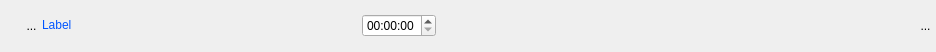
<?xml version="1.0" encoding="UTF-8"?>
<ui version="4.0">
 <class>WidgetHeure</class>
 <widget class="QWidget" name="WidgetHeure">
  <property name="geometry">
   <rect>
    <x>0</x>
    <y>0</y>
    <width>936</width>
    <height>52</height>
   </rect>
  </property>
  <property name="sizePolicy">
   <sizepolicy hsizetype="Preferred" vsizetype="Fixed">
    <horstretch>0</horstretch>
    <verstretch>0</verstretch>
   </sizepolicy>
  </property>
  <property name="minimumSize">
   <size>
    <width>0</width>
    <height>0</height>
   </size>
  </property>
  <property name="windowTitle">
   <string>Form</string>
  </property>
  <layout class="QHBoxLayout" name="horizontalLayout_2">
   <property name="spacing">
    <number>0</number>
   </property>
   <property name="leftMargin">
    <number>0</number>
   </property>
   <property name="topMargin">
    <number>2</number>
   </property>
   <property name="rightMargin">
    <number>0</number>
   </property>
   <property name="bottomMargin">
    <number>2</number>
   </property>
   <item>
    <layout class="QHBoxLayout" name="horizontalLayout">
     <property name="spacing">
      <number>0</number>
     </property>
     <item>
      <spacer name="horizontalSpacer_3">
       <property name="orientation">
        <enum>Qt::Horizontal</enum>
       </property>
       <property name="sizeType">
        <enum>QSizePolicy::Fixed</enum>
       </property>
       <property name="sizeHint" stdset="0">
        <size>
         <width>21</width>
         <height>20</height>
        </size>
       </property>
      </spacer>
     </item>
     <item>
      <widget class="MonBoutonValide" name="RBValide">
       <property name="minimumSize">
        <size>
         <width>21</width>
         <height>25</height>
        </size>
       </property>
       <property name="maximumSize">
        <size>
         <width>21</width>
         <height>25</height>
        </size>
       </property>
       <property name="focusPolicy">
        <enum>Qt::ClickFocus</enum>
       </property>
       <property name="toolTip">
        <string>Affiche le repport de validité du mot-clef</string>
       </property>
       <property name="styleSheet">
        <string notr="true">border : 0px</string>
       </property>
       <property name="text">
        <string>...</string>
       </property>
       <property name="icon">
        <iconset>
         <normaloff>../Editeur/icons/ast-green-ball.png</normaloff>../Editeur/icons/ast-green-ball.png</iconset>
       </property>
       <property name="iconSize">
        <size>
         <width>25</width>
         <height>25</height>
        </size>
       </property>
      </widget>
     </item>
    </layout>
   </item>
   <item>
    <widget class="MonLabelClic" name="label">
     <property name="sizePolicy">
      <sizepolicy hsizetype="Fixed" vsizetype="Fixed">
       <horstretch>0</horstretch>
       <verstretch>0</verstretch>
      </sizepolicy>
     </property>
     <property name="minimumSize">
      <size>
       <width>300</width>
       <height>25</height>
      </size>
     </property>
     <property name="maximumSize">
      <size>
       <width>178</width>
       <height>16777215</height>
      </size>
     </property>
     <property name="frameShape">
      <enum>QFrame::NoFrame</enum>
     </property>
     <property name="text">
      <string>&lt;html&gt;&lt;head/&gt;&lt;body&gt;&lt;p&gt;&lt;span style=&quot; color:#0055ff;&quot;&gt;Label&lt;/span&gt;&lt;/p&gt;&lt;/body&gt;&lt;/html&gt;</string>
     </property>
    </widget>
   </item>
   <item>
    <widget class="QLabel" name="label_2">
     <property name="text">
      <string>&lt;html&gt;&lt;head/&gt;&lt;body&gt;&lt;p&gt;&lt;br/&gt;&lt;/p&gt;&lt;/body&gt;&lt;/html&gt;</string>
     </property>
    </widget>
   </item>
   <item>
    <spacer name="horizontalSpacer_2">
     <property name="orientation">
      <enum>Qt::Horizontal</enum>
     </property>
     <property name="sizeType">
      <enum>QSizePolicy::Preferred</enum>
     </property>
     <property name="sizeHint" stdset="0">
      <size>
       <width>20</width>
       <height>20</height>
      </size>
     </property>
    </spacer>
   </item>
   <item>
    <widget class="QTimeEdit" name="timeEdit"/>
   </item>
   <item>
    <spacer name="horizontalSpacer_4">
     <property name="orientation">
      <enum>Qt::Horizontal</enum>
     </property>
     <property name="sizeHint" stdset="0">
      <size>
       <width>454</width>
       <height>20</height>
      </size>
     </property>
    </spacer>
   </item>
   <item>
    <widget class="QToolButton" name="RBPoubelle">
     <property name="minimumSize">
      <size>
       <width>21</width>
       <height>25</height>
      </size>
     </property>
     <property name="maximumSize">
      <size>
       <width>21</width>
       <height>25</height>
      </size>
     </property>
     <property name="focusPolicy">
      <enum>Qt::ClickFocus</enum>
     </property>
     <property name="toolTip">
      <string>Détruit le mot-clef</string>
     </property>
     <property name="styleSheet">
      <string notr="true">border : 0px</string>
     </property>
     <property name="text">
      <string>...</string>
     </property>
     <property name="icon">
      <iconset>
       <normaloff>../Editeur/icons/deleteRond.png</normaloff>../Editeur/icons/deleteRond.png</iconset>
     </property>
     <property name="iconSize">
      <size>
       <width>25</width>
       <height>25</height>
      </size>
     </property>
    </widget>
   </item>
  </layout>
 </widget>
 <customwidgets>
  <customwidget>
   <class>MonBoutonValide</class>
   <extends>QToolButton</extends>
   <header>monBoutonValide.h</header>
  </customwidget>
  <customwidget>
   <class>MonLabelClic</class>
   <extends>QLabel</extends>
   <header>monLabelClic.h</header>
  </customwidget>
 </customwidgets>
 <resources/>
 <connections/>
</ui>
